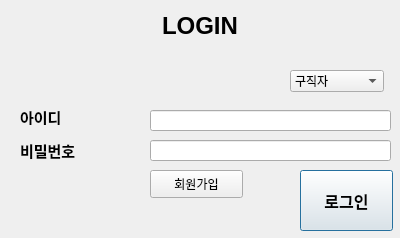
<?xml version="1.0" encoding="UTF-8"?>
<ui version="4.0">
 <class>LoginWindow</class>
 <widget class="QDialog" name="LoginWindow">
  <property name="geometry">
   <rect>
    <x>0</x>
    <y>0</y>
    <width>400</width>
    <height>238</height>
   </rect>
  </property>
  <property name="windowTitle">
   <string>Dialog</string>
  </property>
  <widget class="QLabel" name="label">
   <property name="geometry">
    <rect>
     <x>20</x>
     <y>110</y>
     <width>64</width>
     <height>15</height>
    </rect>
   </property>
   <property name="font">
    <font>
     <pointsize>11</pointsize>
     <weight>75</weight>
     <bold>true</bold>
    </font>
   </property>
   <property name="text">
    <string>아이디</string>
   </property>
  </widget>
  <widget class="QLabel" name="label_2">
   <property name="geometry">
    <rect>
     <x>20</x>
     <y>140</y>
     <width>91</width>
     <height>21</height>
    </rect>
   </property>
   <property name="font">
    <font>
     <pointsize>11</pointsize>
     <weight>75</weight>
     <bold>true</bold>
    </font>
   </property>
   <property name="text">
    <string>비밀번호</string>
   </property>
  </widget>
  <widget class="QLabel" name="label_3">
   <property name="geometry">
    <rect>
     <x>100</x>
     <y>10</y>
     <width>200</width>
     <height>31</height>
    </rect>
   </property>
   <property name="font">
    <font>
     <pointsize>18</pointsize>
     <weight>75</weight>
     <bold>true</bold>
    </font>
   </property>
   <property name="text">
    <string>LOGIN</string>
   </property>
   <property name="alignment">
    <set>Qt::AlignCenter</set>
   </property>
  </widget>
  <widget class="QLineEdit" name="lineEdit">
   <property name="geometry">
    <rect>
     <x>150</x>
     <y>110</y>
     <width>241</width>
     <height>21</height>
    </rect>
   </property>
  </widget>
  <widget class="QLineEdit" name="lineEdit_2">
   <property name="geometry">
    <rect>
     <x>150</x>
     <y>140</y>
     <width>241</width>
     <height>21</height>
    </rect>
   </property>
  </widget>
  <widget class="QComboBox" name="comboBox">
   <property name="geometry">
    <rect>
     <x>290</x>
     <y>70</y>
     <width>94</width>
     <height>22</height>
    </rect>
   </property>
   <item>
    <property name="text">
     <string>구직자</string>
    </property>
   </item>
   <item>
    <property name="text">
     <string>구인자</string>
    </property>
   </item>
   <item>
    <property name="text">
     <string>관리자</string>
    </property>
   </item>
  </widget>
  <widget class="QPushButton" name="pushButton">
   <property name="geometry">
    <rect>
     <x>300</x>
     <y>170</y>
     <width>93</width>
     <height>61</height>
    </rect>
   </property>
   <property name="font">
    <font>
     <pointsize>12</pointsize>
     <weight>75</weight>
     <bold>true</bold>
    </font>
   </property>
   <property name="text">
    <string>로그인</string>
   </property>
  </widget>
  <widget class="QPushButton" name="pushButton_2">
   <property name="geometry">
    <rect>
     <x>150</x>
     <y>170</y>
     <width>93</width>
     <height>28</height>
    </rect>
   </property>
   <property name="text">
    <string>회원가입</string>
   </property>
  </widget>
 </widget>
 <resources/>
 <connections/>
</ui>
